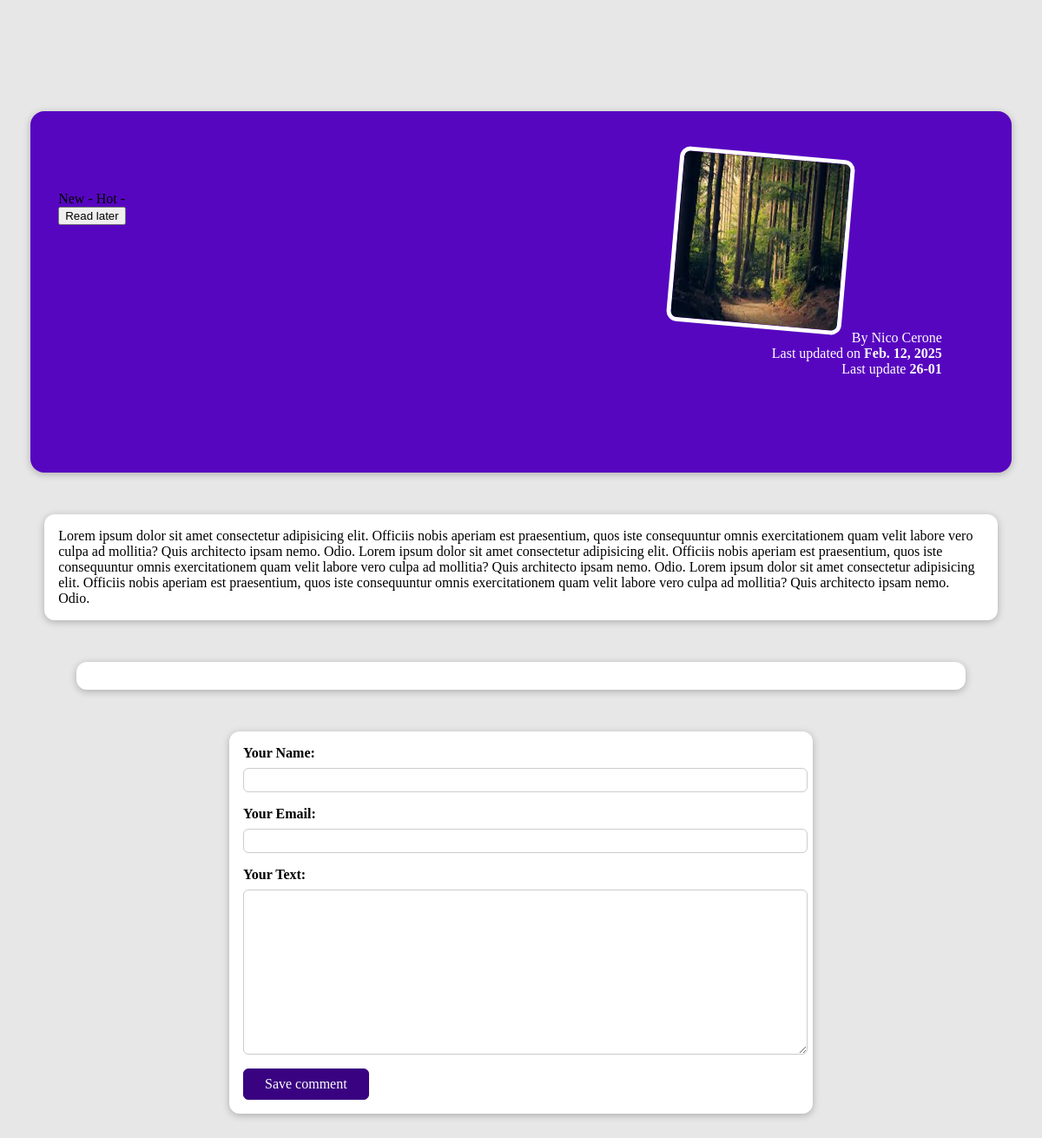
The app's page /posts/woods-woo, older data.
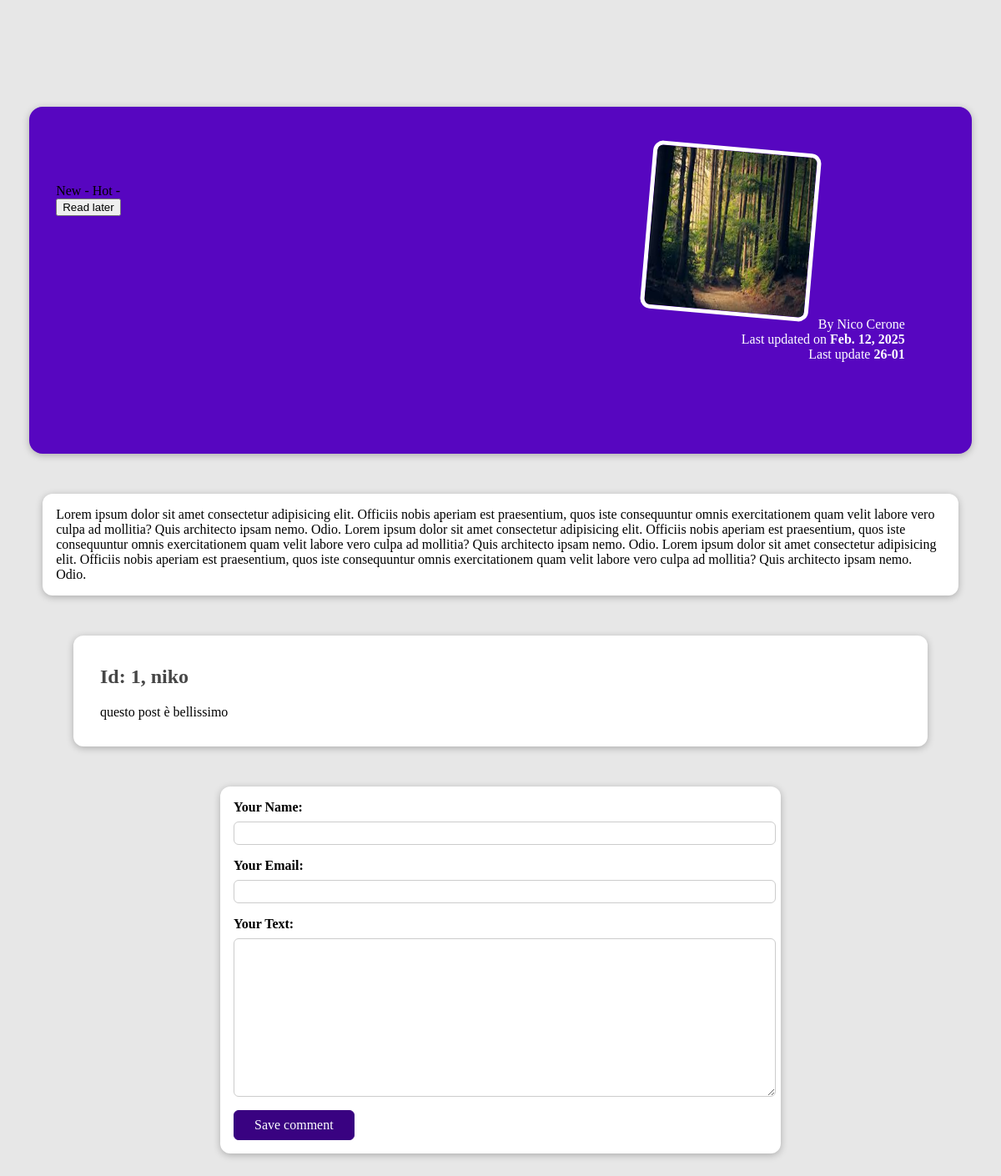
The same page, newer data.
### blog/models.py (models this page shows, shortened)
class Tag(models.Model):
    caption = models.CharField(max_length=20)

class Comment(models.Model):
    user_name = models.CharField(max_length=120)
    user_email = models.EmailField()
    text = models.TextField(max_length=300)
    post = models.ForeignKey(Post, on_delete=models.CASCADE, related_name="comments")

### blog/views.py (the view, shortened to what this page needs)
# urls.py: path("posts/<slug:slug>", views.SinglePostView.as_view(), name="post-detail-page"),
class SinglePostView(View):
    def get(self, request, slug):
        post = Post.objects.get(slug=slug)
        context = {
            "post": post,
            "posts_tags": post.tags.all(),
            "comment_form": CommentForm(),
            "comments": post.comments.all().order_by("-id")
        }
        return render(request, "blog/post-detail.html", context)

### blog/forms.py
class CommentForm(forms.ModelForm):
    class Meta:
        model = Comment
        exclude = ["post"]
        labels = {
            "user_name": "Your Name",
            "user_email": "Your Email",
            "text": "Your Text"
        }

### blog/models.py (called while the page is built)
    def __str__(self):
        return f"{self.first_name} {self.last_name}"

### blog/templates/blog/post-detail.html (shortened to what this page needs)
{% extends "blog/base.html" %}
{% load static %}
{% block css_files %}
    <link rel="stylesheet" href="{% static "blog/post-detail.css" %}"/>
{% endblock %}
{% block content %}
    <section id="summary">
        <div>
            {% for tag in posts_tags %}
                <span>{{ tag.caption }} - </span>
            {% endfor %}
        </div>
        <div id="read-later ">
            <form action="{% url "read-later" %}" method="POST">
                <button>Read later</button>
            </form>
        </div>
        <article>
            <img src="{{ post.image.url }}" alt="{{ post.title }}"/>
            <addresse>By <a href="mailto:{{ post.author.email_address }}">{{ post.author }}</a></addresse>
            <div>Last updated on <time>{{ post.date }}</time></div>
            <div>
                Last update <time>26-01</time>
            </div>
        </article>
    </section>
    <main>
        {{ post.content}}
    </main>
    <section id ="comments">
        <ul>
            {% for comment in comments %}
                <li>
                    <h2>Id: {{ comment.id }}, {{ comment.user_name }}</h2>
                    <p>{{ comment.text }}</p>
                </li>
            {% endfor %}
        </ul>
    </section>
    <section id = "comment-form">
        <form action = "{% url "post-detail-page" post.slug %}" method = "POST">
            {% for form_field in comment_form %}
                <div class="form-control {% if form_field.errors %}invalid{% endif %}">
                    {{ form_field.label_tag }}
                    {{ form_field }}
                </div>
            {% endfor %}
            <button>Save comment</button>
        </form>
    </section>
{% endblock %}

Row changes from the older to the newer data that the page shows:
added Comment: id "1", user_name "niko", text "questo post è bellissimo"
